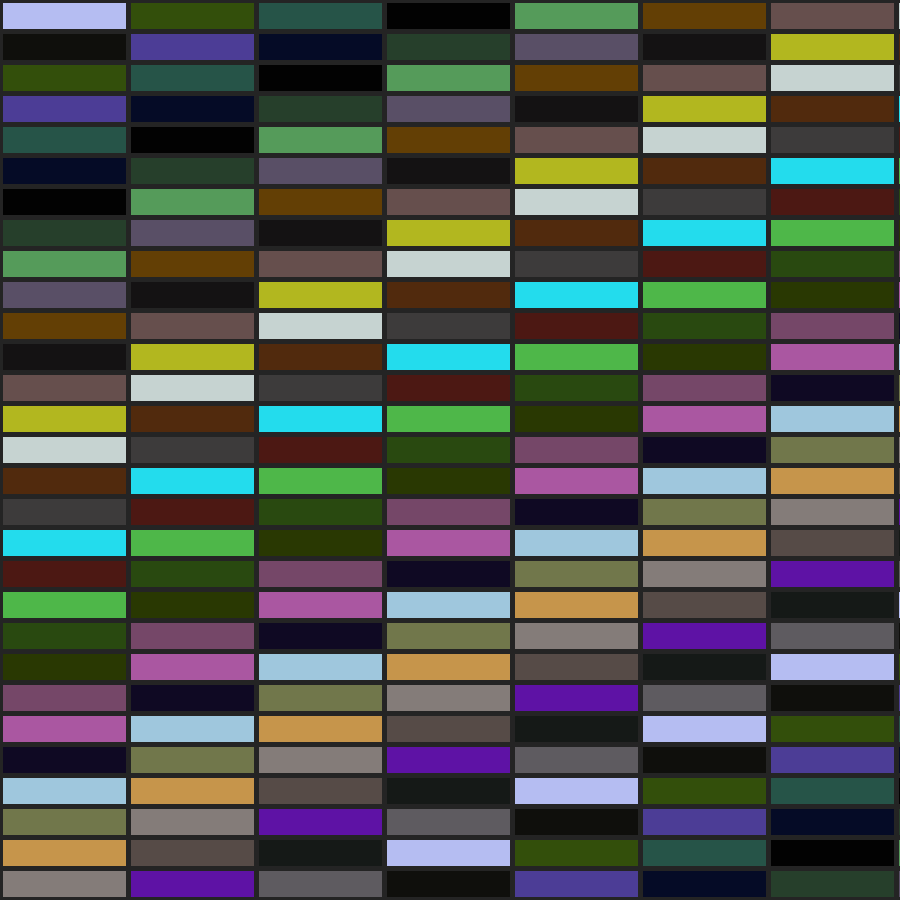
Frame 1 (no input)
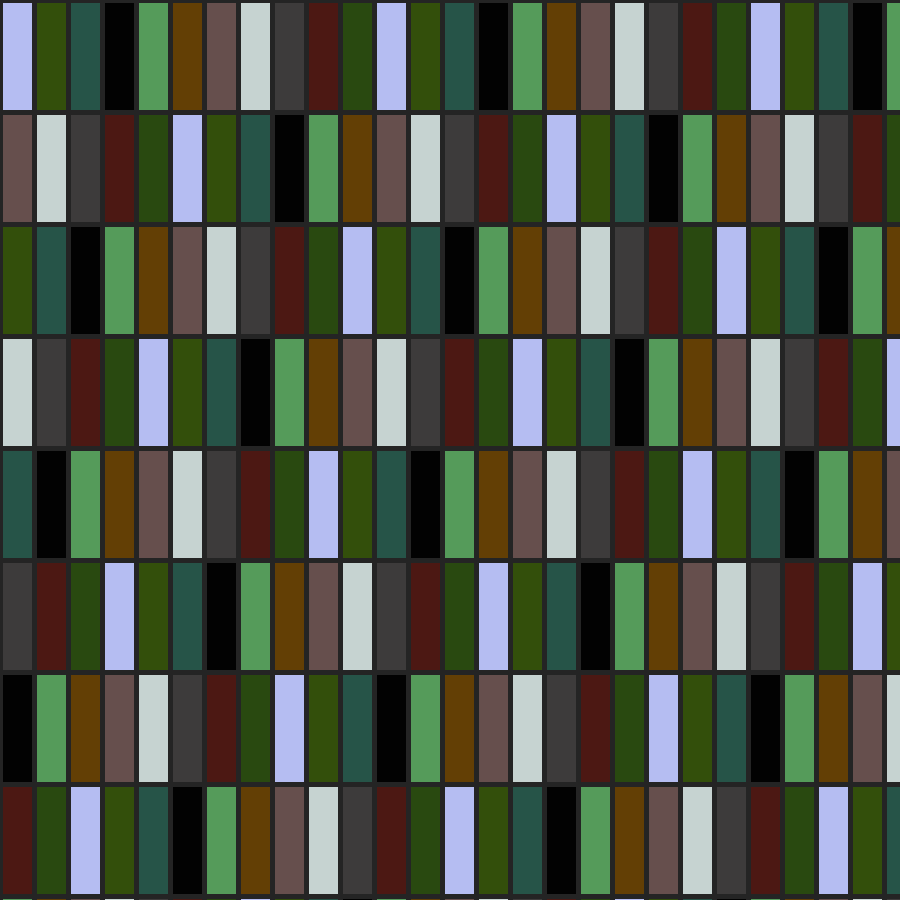
Frame 2 (the mouse pressed at the canvas centre, redrawn once)

The Processing sketch that drew these frames (run headless with seeded random() and noise(); the mouse was pressed at the canvas centre and the sketch redrawn once):

// Processing sketch: GenerativeDesign04_ColorPalette
// ── GenerativeDesign04_ColorPalette.pde
int tileCountX = 50;
int tileCountY = 50;

// arrays for color components values
int[] hueValues = new int[tileCountX];
int[] satValues = new int[tileCountX];
int[] briValues = new int[tileCountX];


void setup() { 
  size(900, 900);
  colorMode(HSB, 360, 100, 100);
  noStroke();

  frameRate(10);

  for (int i = 0; i < tileCountX; i++) {
    hueValues[i] = (int) random(0, 360);
    satValues[i] = (int) random(0, 100);
    briValues[i] = (int) random(0, 100);
  }
}

void draw() { 
  background(51);
  strokeWeight(5);
  stroke(51);

  // count every tile
  int counter = 0;

  // map mouse to grid resolution
  int currentTileCountX = (int) random(2, tileCountX);
  int currentTileCountY = (int) random(2, tileCountY);

  float tileWidth = width / (int) random(2, currentTileCountX);
  float tileHeight = height / (int) random(2, currentTileCountY);

  for (int gridY = 0; gridY < tileCountY; gridY++) {
    for (int gridX = 0; gridX < tileCountX; gridX++) {  
      float posX = tileWidth * gridX;
      float posY = tileHeight * gridY;
      int index = counter % currentTileCountY;

      // get component color values
      fill(hueValues[index], satValues[index], briValues[index]);
      rect(posX, posY, tileWidth, tileHeight);
      counter++;
    }
  }

  noLoop();
}

// ── keyHandler.pde
void keyPressed () {
  switch (key) {
    case '1':
      for (int i = 0; i < tileCountX; i++) {
        hueValues[i] = (int) random(0, 360);
        satValues[i] = (int) random(0, 100);
        briValues[i] = (int) random(0, 100);
      }
      redraw();
      break;

    case '2':
      for (int i = 0; i < tileCountX; i++) {
        hueValues[i] = (int) random(0, 360);
        satValues[i] = (int) random(0, 100);
        briValues[i] = 100;
      }
      redraw();
      break;

    case '3':
      for (int i = 0; i < tileCountX; i++) {
        hueValues[i] = (int) random(0, 360);
        satValues[i] = 100;
        briValues[i] = (int) random(0, 100);
      }
      redraw();
      break;

    case '4':
      for (int i = 0; i < tileCountX; i++) {
        hueValues[i] = 0;
        satValues[i] = 0;
        briValues[i] = (int) random(0, 100);
      }
      redraw();
      break;

    case '5':
      for (int i = 0; i < tileCountX; i++) {
        hueValues[i] = 195;
        satValues[i] = 100;
        briValues[i] = (int) random(0, 100);
      }
      redraw();
      break;

    case '6':
      for (int i = 0; i < tileCountX; i++) {
        hueValues[i] = 195;
        satValues[i] = (int) random(0, 100);
        briValues[i] = 100;
      }
      redraw();
      break;

    case '7':
      for (int i = 0; i < tileCountX; i++) {
        hueValues[i] = (int) random(0, 180);
        satValues[i] = (int) random(80, 100);
        briValues[i] = (int) random(50, 90);
      }
      redraw();
      break;

    case '8':
      for (int i = 0; i < tileCountX; i++) {
        hueValues[i] = (int) random(180, 360);
        satValues[i] = (int) random(80, 100);
        briValues[i] = (int) random(50, 90);
      }
      redraw();
      break;

    case '9':
      for (int i = 0; i < tileCountX; i++) {        
        hueValues[i] = (int) ((i % 2 == 0) ? random(0, 360) : 195);
        satValues[i] = (int) random(0, 100);
        briValues[i] = 100;
      }
      redraw();
      break;

    case '0':
      for (int i = 0; i < tileCountX; i++) {
          hueValues[i] = (int) ((i % 2 == 0) ? 192 : 273);
          satValues[i] = (int) random(0, 100);
          briValues[i] = (int) ((i % 2 == 0) ? random(10, 100) : random(10, 90));
      }
      redraw();
      break;

    case ' ':
      redraw();
      break;
    }
}
